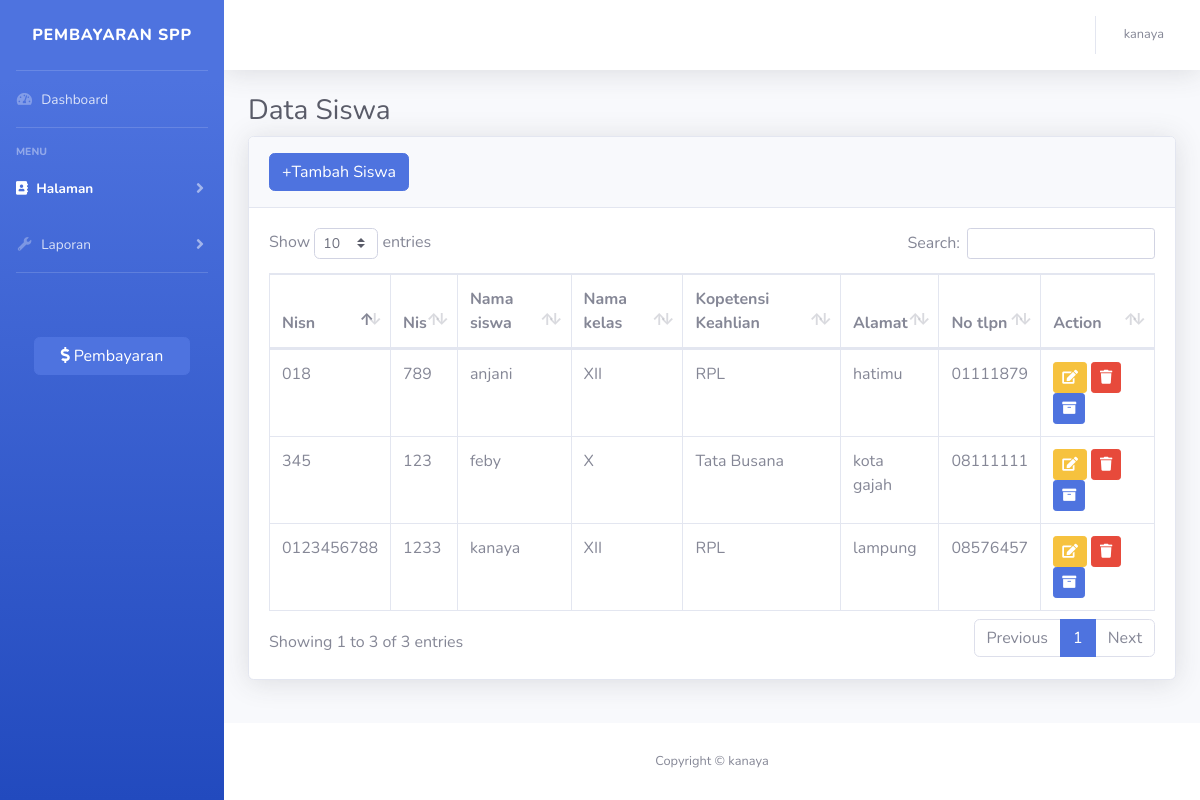
Screenshot of /index.php?page=siswa (signed in) with the database file from the repository.
### tables this page shows
CREATE TABLE `siswa` (
  `nisn` char(10) NOT NULL,
  `nis` char(8) NOT NULL,
  `nama_siswa` varchar(35) NOT NULL,
  `alamat` text NOT NULL,
  `no_tlpn` varchar(13) NOT NULL,
  `id_kelas` int(11) NOT NULL,
  `password` varchar(32) NOT NULL
);

CREATE TABLE `kelas` (
  `id_kelas` int(11) NOT NULL,
  `nama_kelas` varchar(10) NOT NULL,
  `kopetensi_keahlian` varchar(50) NOT NULL
);

### siswa.php (the view, shortened to what this page needs)
<h1 class="h3 mb-2 text-gray-800">Data Siswa</h1>
<div class="card shadow mb-4">
    <div class="card-header py-3">
        <?php
        if (!empty($_SESSION['user']['level']) && !empty($_SESSION['user']['level'] == 'admin')) {
        ?>
            <button type="button" class="btn btn-primary" data-toggle="modal" data-target="#tambahsiswa">
                +Tambah Siswa
            </button>
        <?php
        }
        ?>
    </div>
    <div class="card-body">
        <div class="table-responsive">
            <table class="table table-bordered" id="dataTable" width="100%" cellspacing="0">
                <thead>
                    <tr>
                        <th>Nisn</th>
                        <th>Nis</th>
                        <th>Nama siswa</th>
                        <th>Nama kelas</th>
                        <th>Kopetensi Keahlian</th>
                        <th>Alamat</th>
                        <th>No tlpn</th>
                        <th>Action</th>
                    </tr>
                </thead>
                <tbody>
                    <?php
                    $query = mysqli_query($koneksi, "SELECT * FROM siswa INNER JOIN kelas ON siswa.id_kelas=kelas.id_kelas");
                    while ($data = mysqli_fetch_array($query)) {
                    ?>
                        <tr>
                            <td><?php echo $data['nisn'] ?></td>
                            <td><?php echo $data['nis'] ?></td>
                            <td><?php echo $data['nama_siswa'] ?></td>
                            <td><?php echo $data['nama_kelas'] ?></td>
                            <td><?php echo $data['kopetensi_keahlian'] ?></td>
                            <td><?php echo $data['alamat'] ?></td>
                            <td><?php echo $data['no_tlpn'] ?></td>
                            <td>
                                <?php
                                if (!empty($_SESSION['user']['level']) && !empty($_SESSION['user']['level'] == 'admin')) {
                                ?>
                                    <button type="button" class="btn btn-warning btn-sm" data-toggle="modal" data-target="#editsiswa<?php echo $data['nisn'] ?>">
                                        <i class="fa fa-edit"></i>
                                    </button>
                                    <button type="button" class="btn btn-danger btn-sm" data-toggle="modal" data-target="#hapussiswa<?php echo $data['nisn'] ?>">
                                        <i class="fa fa-trash"></i>
                                    </button>
                                    <a href="?page=history&nisn=<?php echo $data['nisn'] ?>" class="btn btn-primary btn-sm"><i class="fa fa-archive"></i></a>
                                <?php
                                } else {
                                ?>
                                    <a href="?page=history&nisn=<?php echo $data['nisn'] ?>" class="btn btn-primary btn-sm"><i class="fa fa-archive"></i></a>
                                <?php
                                }
                                ?>
                            </td>
                        </tr>
                    <?php
                    }
                    ?>
                </tbody>
            </table>
        </div>
    </div>
</div>

### index.php (shortened to what this page needs)
<!DOCTYPE html>
<html lang="en">
<head>
        <?php
        $page = isset($_GET['page']) ? $_GET['page'] : 'Dashboard';
        ?>
    <link href="vendor/fontawesome-free/css/all.min.css" rel="stylesheet" type="text/css">
    <link href="css/sb-admin-2.min.css" rel="stylesheet">
    <link href="vendor/datatables/dataTables.bootstrap4.min.css" rel="stylesheet">
</head>
<body id="page-top">
    <div id="wrapper">
        <?php
        if (!empty($_SESSION['user']['level']) && !empty($_SESSION['user']['level'] == 'admin')) {
        ?>
            <ul class="navbar-nav bg-gradient-primary sidebar sidebar-dark accordion" id="accordionSidebar">
                <a class="sidebar-brand d-flex align-items-center justify-content-center" href="index.html">
                    <div class="sidebar-brand-icon rotate-n-15">
                    </div>
                    <div class="sidebar-brand-text mx-3">Pembayaran SPP</div>
                </a>
                <hr class="sidebar-divider my-0">
                <li class="nav-item
<?php
            if (empty($_GET['page'])) {
                echo 'active';
            }
?>">
                    <a class="nav-link" href="index.php">
                        <i class="fas fa-fw fa-tachometer-alt"></i>
                        <span>Dashboard</span>
                    </a>
                </li>
                <hr class="sidebar-divider">
                <div class="sidebar-heading">
                    Menu
                </div>
                <li class="nav-item
<?php
            echo ($page == 'siswa' || $page == 'tambah-siswa' || $page == 'edit-siswa' || $page == 'hapus-siswa' || $page == 'kelas' || $page == 'tambah-kelas' || $page == 'edit-kelas' || $page == 'hapus-kelas' || $page == 'petugas' || $page == 'tambah-petugas' || $page == 'edit-petugas' || $page == 'hapus-petugas' ? 'active' : '')
?>">
                    <a class="nav-link collapsed" href="#" data-toggle="collapse" data-target="#collapseTwo" aria-expanded="true" aria-controls="collapseTwo">
                        <i class="fa fa-address-book"></i>
                        <span>Halaman</span>
                    </a>
                </li>
                <li class="nav-item
<?php
            echo ($page == 'spp'  || $page == 'edit-spp' || $page == 'hapus-spp'  || $page == 'laporan' ? 'active' : '')
?>">
                    <a class="nav-link collapsed" href="#" data-toggle="collapse" data-target="#collapseUtilities" aria-expanded="true" aria-controls="collapseUtilities">
                        <i class="fas fa-fw fa-wrench"></i>
                        <span>Laporan</span>
                    </a>
                </li>
                <hr class="sidebar-divider">
                <button type="button" class="btn btn-primary mb-4 mt-5" style="width: 70%; margin-left: 15%;" data-toggle="modal" data-target="#tambahpembayaran">
                    <i class="fas fa-dollar-sign"></i> Pembayaran
                </button>
            </ul>
            <?php
        }
        ?>
        <div id="content-wrapper" class="d-flex flex-column">
            <div id="content">
                <nav class="navbar navbar-expand navbar-light bg-white topbar mb-4 static-top shadow">
                    <ul class="navbar-nav ml-auto">
                        <li class="nav-item dropdown no-arrow">
                            <a class="nav-link dropdown-toggle" href="#" id="userDropdown" role="button" data-toggle="dropdown" aria-haspopup="true" aria-expanded="false">
                                <span class="mr-2 d-none d-lg-inline text-gray-600 small">
                                    <?php
                                    if (!empty($_SESSION['user']['level'])) {
                                        echo $_SESSION['user']['nama_petugas'];
                                    } else {
                                        echo $_SESSION['user']['nama_siswa'];
                                    }
                                    ?>
                                </span>
                            </a>
                        </li>
                    </ul>
                </nav>
                <div class="container-fluid">
                    <?php
                    $page = isset($_GET['page']) ? $_GET['page'] : 'dashboard';
                    include $page . '.php';
                    ?>
                </div>
            </div>
            <footer class="sticky-footer bg-white">
                <div class="container my-auto">
                    <div class="copyright text-center my-auto">
                        <span>Copyright &copy;
                            <?php
                            if (!empty($_SESSION['user']['level'])) {
                                echo $_SESSION['user']['nama_petugas'];
                            } else {
                                echo $_SESSION['user']['nama_siswa'];
                            }
                            ?>
                        </span>
                    </div>
                </div>
            </footer>
        </div>
    </div>
</body>
</html>

### rows the page displays
siswa: nisn "0123456788", nis "1233", nama_siswa "kanaya", id_kelas.nama_kelas "XII", id_kelas.kopetensi_keahlian "RPL", alamat "lampung", no_tlpn "08576457"
siswa: nisn "018", nis "789", nama_siswa "anjani", id_kelas.nama_kelas "XII", id_kelas.kopetensi_keahlian "RPL", alamat "hatimu", no_tlpn "01111879"
siswa: nisn "345", nis "123", nama_siswa "feby", id_kelas.nama_kelas "X", id_kelas.kopetensi_keahlian "Tata Busana", alamat "kota gajah", no_tlpn "08111111"

### other values shown
$_SESSION['user']['nama_petugas'] "kanaya"
